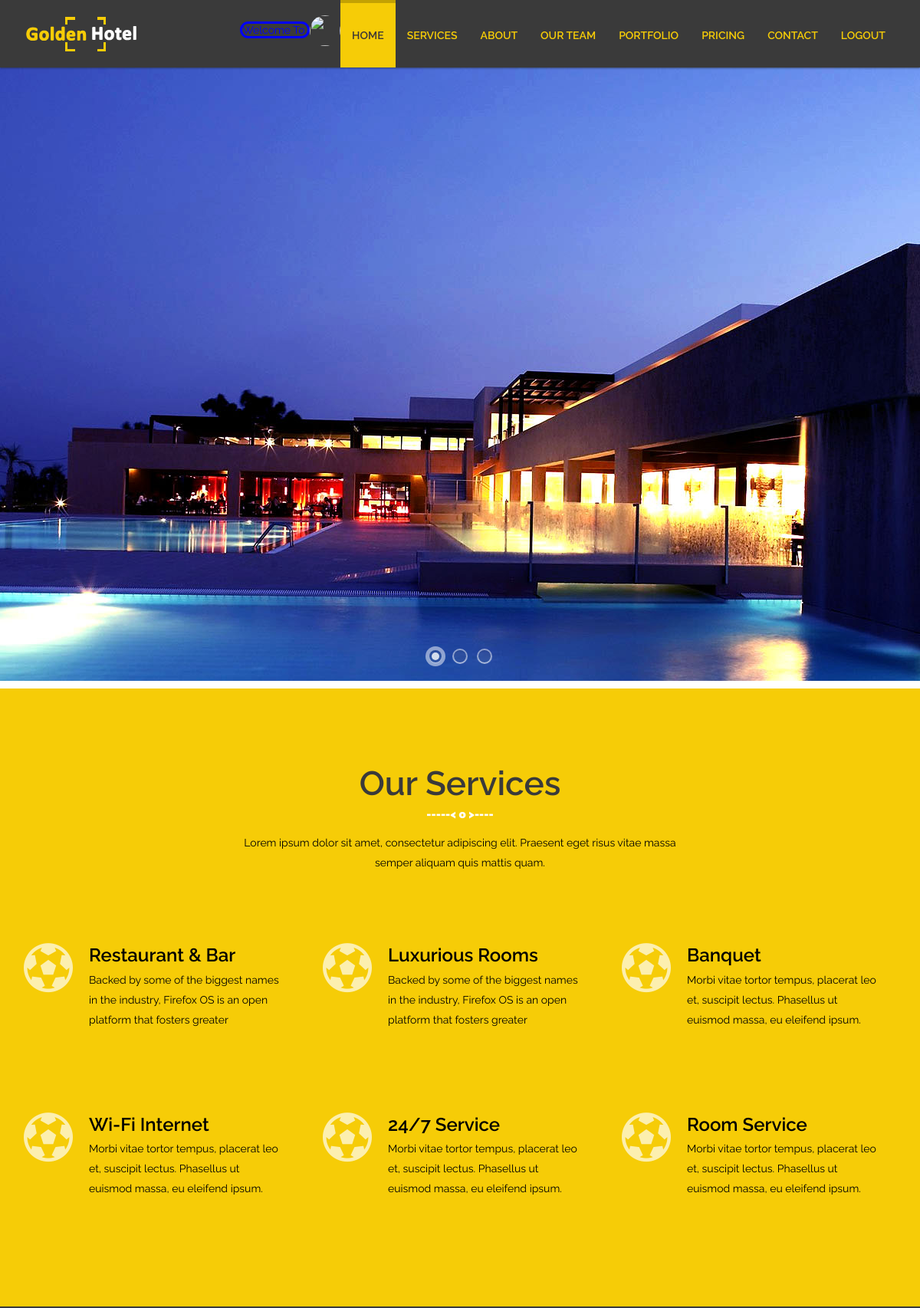
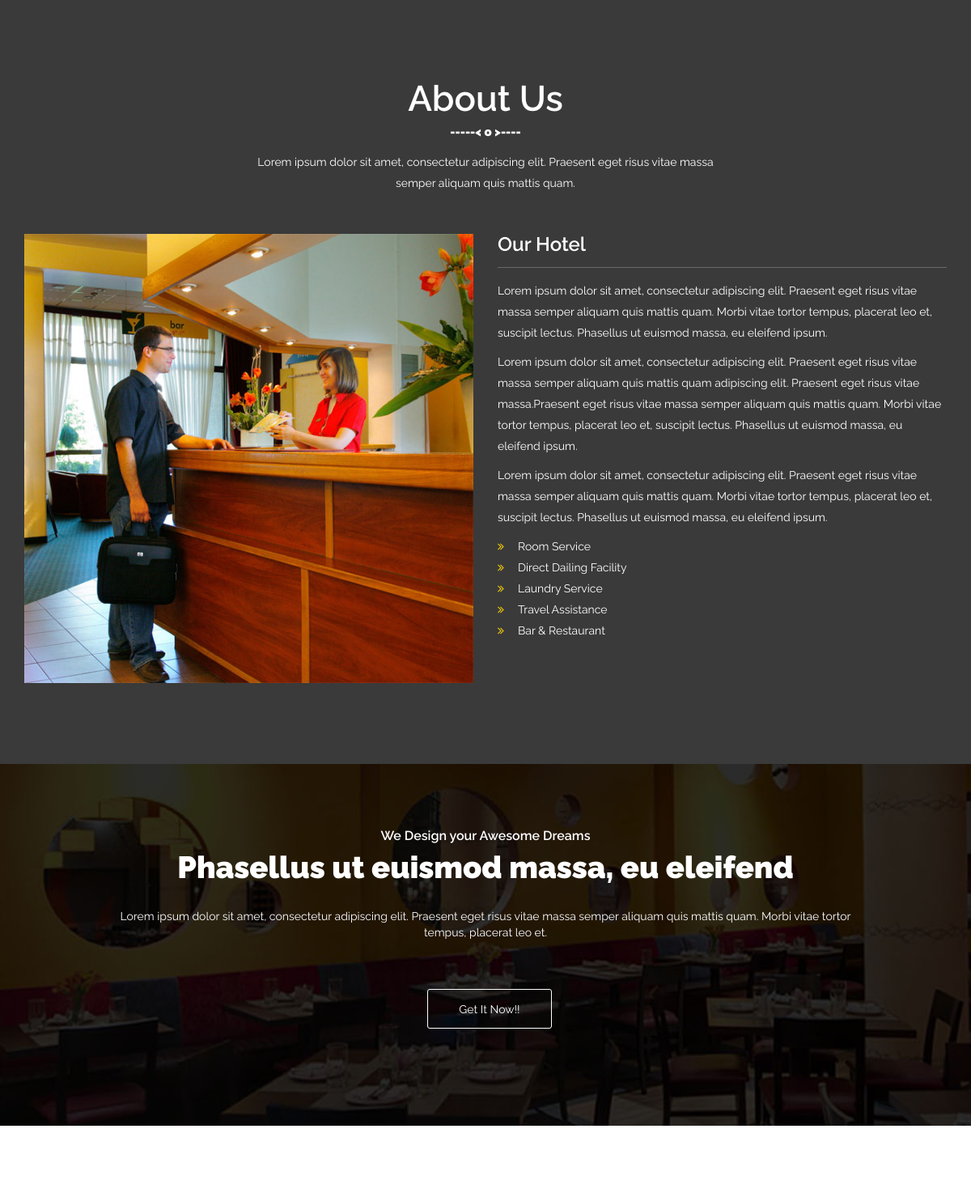
Page /dashboard.php (upper part) on the committed database (2 pictures, top to bottom).
### tables this page shows
CREATE TABLE `services` (
  `s_id` int(11) NOT NULL,
  `ser_title` varchar(100) NOT NULL,
  `ser_desc` text NOT NULL,
  `pic` varchar(100) NOT NULL
);

### dashboard.php (the view, shortened to what this page needs)
<!DOCTYPE html>
<html lang="en">
<head>
    <link href="css/bootstrap.min.css" rel="stylesheet">
    <link href="css/font-awesome.min.css" rel="stylesheet">
    <link href="css/animate.min.css" rel="stylesheet">
    <link href="css/prettyPhoto.css" rel="stylesheet">
    <link href="css/styles.css" rel="stylesheet">
        <link rel="stylesheet" type="text/css" href="css/slider-style.css" />
        <link rel="stylesheet" type="text/css" href="css/slider-custom.css" />
</head>
<?php
require("config/db.php");
 $user_key=$_SESSION['user_key'];
 $data=mysqli_query($way,"SELECT `f_name`,`email_id`,`pic` FROM `sign_up` WHERE `email_id`='$user_key'");
 $row=mysqli_fetch_array($data,MYSQLI_ASSOC);
 $f_name=$row['f_name'];
 $pic=$row['pic'];
?>
<body id="home">
    <header id="header">
        <nav id="main-nav" class="navbar navbar-default navbar-fixed-top" role="banner">
            <div class="container">
                <div class="navbar-header">
                    <a class="navbar-brand" href="index.html"><img src="images/logo.png" alt="logo"></a>
                </div>
                <div class="collapse navbar-collapse navbar-right">
                    <ul class="nav navbar-nav">
                         <li class="scroll active" style="margin-top: 20px;">
                            <span style="border-style: solid; width: 40px; height: 50px; border-radius: 50rem; color: blue;">Welcome To <?php echo $f_name; ?> </span>
                             <img src="assets/uploads/<?php echo $pic; ?>" style="border-style: solid; width: 40px; height: 40px; border-radius: 50rem;margin-top: 0px;">
                         </li>
                        <li class="scroll active"><a href="#home">Home</a></li>
                        <li class="scroll"><a href="#services">Services</a></li>
                        <li class="scroll"><a href="#about">About</a></li>
                        <li class="scroll"><a href="#our-team">Our Team</a></li>
						<li class="scroll"><a href="#portfolio">Portfolio</a></li>
                        <li class="scroll"><a href="#pricing">Pricing</a></li>
                        <li class="scroll"><a href="#contact-us">Contact</a></li>
                        <li class="scroll"><a href="logout.php">Logout</a></li>
                    </ul>
                </div>
            </div>
        </nav>
    </header>
    <section class="demo-2">
           <div id="slider" class="sl-slider-wrapper">
				<div class="sl-slider">
					<div class="sl-slide" data-orientation="horizontal" data-slice1-rotation="-25" data-slice2-rotation="-25" data-slice1-scale="2" data-slice2-scale="2">
						<div class="sl-slide-inner">
							<div class="bg-img bg-img-1"></div>
						</div>
					</div>
				</div>
				<nav id="nav-dots" class="nav-dots">
					<span class="nav-dot-current"></span>
					<span></span>
					<span></span>
				</nav>
			</div>
    </section>
 <section id="services" >
        <div class="container">
            <div class="section-header">
                <h2 class="section-title wow fadeInDown">Our Services</h2>
                <p class="wow fadeInDown">Lorem ipsum dolor sit amet, consectetur adipiscing elit. Praesent eget risus vitae massa <br> semper aliquam quis mattis quam.</p>
            </div>
            <div class="row">
                <div class="features">
                    <?php
                    $data=mysqli_query($way, "SELECT * FROM `services`");
                    while ($row=mysqli_fetch_array($data, MYSQLI_ASSOC)) {
                      $ser_title=$row['ser_title'];
                      $ser_desc=$row['ser_desc'];
                      ?>
                      <div class="col-md-4 col-sm-6 wow fadeInUp" data-wow-duration="300ms" data-wow-delay="0ms">
                        <div class="media service-box">
                            <div class="pull-left">
                                <i class="fa fa-futbol-o"></i>
                            </div>
                            <div class="media-body">
                                <h4 class="media-heading"><?php echo "$ser_title";?></h4>
                                <p><?php echo "$ser_desc";?></p>
                            </div>
                        </div>
                    </div>
                      <?php
                    }
                    ?>
                </div>
            </div>
        </div>
    </section>
 <section id="about">
        <div class="container">
            <div class="section-header">
                <h2 class="section-title wow fadeInDown">About Us</h2>
                <p class="wow fadeInDown">Lorem ipsum dolor sit amet, consectetur adipiscing elit. Praesent eget risus vitae massa <br> semper aliquam quis mattis quam.</p>
            </div>
            <div class="row">
                <div class="col-sm-6 wow fadeInLeft">
                  <img class="img-responsive" src="images/about.jpg" alt="">
                </div>
                <div class="col-sm-6 wow fadeInRight">
                    <h3 class="column-title">Our Hotel</h3>
                    <p>Lorem ipsum dolor sit amet, consectetur adipiscing elit. Praesent eget risus vitae massa semper aliquam quis mattis quam. Morbi vitae tortor tempus, placerat leo et, suscipit lectus. Phasellus ut euismod massa, eu eleifend ipsum.</p>
 <p>Lorem ipsum dolor sit amet, consectetur adipiscing elit. Praesent eget risus vitae massa semper aliquam quis mattis quam adipiscing elit. Praesent eget risus vitae massa.Praesent eget risus vitae massa semper aliquam quis mattis quam. Morbi vitae tortor tempus, placerat leo et, suscipit lectus. Phasellus ut euismod massa, eu eleifend ipsum.</p>
 <p>Lorem ipsum dolor sit amet, consectetur adipiscing elit. Praesent eget risus vitae massa semper aliquam quis mattis quam. Morbi vitae tortor tempus, placerat leo et, suscipit lectus. Phasellus ut euismod massa, eu eleifend ipsum.</p>
<ul class="listarrow">
<li><i class="fa fa-angle-double-right"></i>Room Service</li>
<li><i class="fa fa-angle-double-right"></i>Direct Dailing Facility</li>
<li><i class="fa fa-angle-double-right"></i>Laundry Service</li>
<li><i class="fa fa-angle-double-right"></i>Travel Assistance</li>
<li><i class="fa fa-angle-double-right"></i>Bar & Restaurant</li>
</ul>
                </div>
            </div>
        </div>
    </section>
<section id="hero-action-section" class="hero-action-section">
		<div class="container ow-section">
			<h3 class="hero-action-subtitle">We Design your Awesome Dreams</h3>
			<h4 class="hero-action-title">Phasellus ut euismod massa, eu eleifend</h4>
			<p class="hero-action-description">Lorem ipsum dolor sit amet, consectetur adipiscing elit. Praesent eget risus vitae massa semper aliquam quis mattis quam. Morbi vitae tortor tempus, placerat leo et.
			</p>
			<p><a href="#" class="get-started">Get It Now!!</a></p>
		</div>
	</section>
     <section id="our-team">
    </section>
</body>
</html>

### css/styles.css (style rules this page uses)
body { padding-top: 100px; background: #fff; font-family: 'Raleway', sans-serif; font-weight: 400; color: #282828; line-height: 26px; padding: 0; }
h1, h2, h3, h4, h5, h6 { font-weight: 600; font-family: 'Raleway', sans-serif; }
a { color: #45aed6; -webkit-transition: color 400ms, background-color 400ms; -moz-transition: color 400ms, background-color 400ms; -o-transition: color 400ms, background-color 400ms; transition: color 400ms, background-color 400ms; }
.section-header { margin-bottom: 50px; }
.section-header p { text-align:center; color: #000000; }
.section-header .section-title { font-size: 44px; position: relative; padding-bottom: 20px; margin: 0 0 20px; display: block; text-align: center; color: #3A3A3A; }
.section-header .section-title:before { content: "-----< o >----"; position: absolute; width: 140px; bottom: 4px; right: 0; width: 100px; color: #FFFFFF; margin: 0 auto; left: 0; right: 0; height: 8px; font-size: 15px; font-weight: bolder; }
.listarrow { padding:0px; }
.listarrow li { list-style:none; margin:0px; padding:0px; }
.listarrow li i { padding-right: 17px; color: #F6CC07; }
.column-title { margin-top: 0; padding-bottom: 15px; border-bottom: 1px solid #696969; margin-bottom: 15px; position: relative; color: #fff; }
.column-title:after { content: " "; position: absolute; bottom: -1px; left: 0; width: 40%; }
.navbar-nav>li>a { text-transform: uppercase; }
#main-nav.navbar-default { background: #FFFFFF; }
#main-nav.navbar-default .navbar-nav > li.active > a, #main-nav.navbar-default .navbar-nav > li.open > a, #main-nav.navbar-default .navbar-nav > li:hover > a { background: rgb(246, 204, 7); color: #3A3A3A; }
.navbar.navbar-default { border: 0; border-radius: 0; margin-bottom: 0; }
.navbar.navbar-default .navbar-brand { height: auto; padding: 15px 15px 1px; }
.navbar-default .navbar-nav>li>a { color: #FFFFFF; font-weight: 600; }
#main-nav.navbar-default { background: #3A3A3A; box-shadow: 0px 1px 2px rgba(40, 40, 40, 0.6); }
#main-nav.navbar-default .navbar-nav > li > a { padding-top: 32px; padding-bottom: 32px; border-top: 4px solid transparent; }
@media only screen and (min-width: 768px) { .navbar-default .navbar-nav>li>a { color: #F6CC07; } }
@media only screen and (min-width: 768px) { #main-nav.navbar-default .navbar-nav > li.active > a, #main-nav.navbar-default .navbar-nav > li.open > a, #main-nav.navbar-default .navbar-nav > li:hover > a { background: rgb(246, 204, 7); color: #3D3737; border-top: 4px solid #C3A103; } }
#services, #features { padding: 100px 0 75px; background: #F6CC07; }
.media.service-box { margin: 25px 0 36px; padding: 20px; padding-left: 86px; position: relative; color: #000000; }
.media.service-box .pull-left { margin-right: 20px; }
.media.service-box .pull-left > i { font-size: 35px; line-height: 53px; text-align: center; width: 79px; color: #085C98; transition: background-color 400ms, background-color 400ms; position: absolute; padding: 14px; left: -13px; top: -1px; vertical-align: middle; bottom: -1px; }
.media-heading { margin-top: 0; margin-bottom: 5px; font-size: 24px; }
.demo-2 { margin-top: 88px; margin-bottom: 10px; }
.features .media.service-box .pull-left > i { color: rgba(255, 255, 255, 0.68); font-size: 64px; margin-top: 10px; overflow: hidden; }
#about { padding: 100px 0; background: #3A3A3A; background-size: cover; }
#about p { color:#fff; }
#about h2 { color:#fff; }
#about .listarrow li { color:#fff; }
#our-team { padding: 100px 0; background: #FFFFFF; }
.navbar-nav { margin: 0; }
.hero-action-section { background-image: url("../images/img2.jpg"); text-align: center; color: #fff; padding: 60px 0; }
.hero-action-subtitle, .hero-action-title { display: block; }
.hero-action-subtitle { font-size: 16px; }
.hero-action-title { font-size: 38px; font-weight: 900; color: #FFFFFF; }
.hero-action-description { font-size: 14px; display: inline-block; width: 80%; margin-top: 20px; line-height: 19.6px; }
.get-started { display: inline-block; border: 1px solid #fff; width: 154px; height: 49px; line-height: 49px; margin: 50px auto; color: #fff; font-size: 14px; border-radius: 3px; margin-left: 10px; }

### css/slider-style.css (style rules this page uses)
.sl-slider-wrapper { width: 800px; height: 400px; margin: 0 auto; position: relative; overflow: hidden; }
.sl-slider { position: absolute; top: 0; left: 0; }
.sl-slide, .sl-slides-wrapper, .sl-slide-inner { position: absolute; width: 100%; height: 100%; top: 0; left: 0; }
.sl-slide { z-index: 1; }
.sl-slide-horizontal .sl-slide-inner { background: #ddd; }

### rows in the picture
services: ser_title "Restaurant & Bar", ser_desc "Backed by some of the biggest names in the industry, Firefox OS is an open platform that fosters greater"
services: ser_title "Luxurious Rooms", ser_desc "Backed by some of the biggest names in the industry, Firefox OS is an open platform that fosters greater"
services: ser_title "Banquet", ser_desc "Morbi vitae tortor tempus, placerat leo et, suscipit lectus. Phasellus ut euismod massa, eu eleifend ipsum."
services: ser_title "Wi-Fi Internet", ser_desc "Morbi vitae tortor tempus, placerat leo et, suscipit lectus. Phasellus ut euismod massa, eu eleifend ipsum."
services: ser_title "24/7 Service", ser_desc "Morbi vitae tortor tempus, placerat leo et, suscipit lectus. Phasellus ut euismod massa, eu eleifend ipsum."
services: ser_title "Room Service", ser_desc "Morbi vitae tortor tempus, placerat leo et, suscipit lectus. Phasellus ut euismod massa, eu eleifend ipsum."
